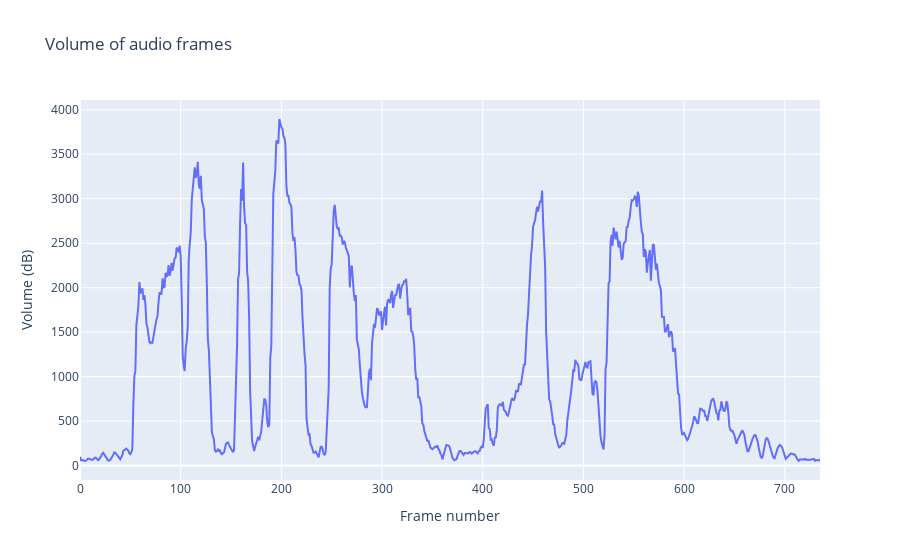

The notebook cell saved with this chart:
### Code cell
plot_volumes(frames)

### Figure 1 — Plotly figure (JSON) as saved in the notebook; plotly's stock layout.template omitted (floating-point values rounded to 4 significant figures; data arrays with more than 128 entries replaced by an {"elided": "..."} marker saying what was removed)
{"data": [{"mode": "lines", "type": "scatter", "x": {"elided": "736 int values"}, "y": {"elided": "736 float values"}}], "layout": {"title": {"text": "Volume of audio frames"}, "xaxis": {"anchor": "y", "domain": [0, 1], "title": {"text": "Frame number"}}, "yaxis": {"anchor": "x", "domain": [0, 1], "title": {"text": "Volume (dB)"}}}}
